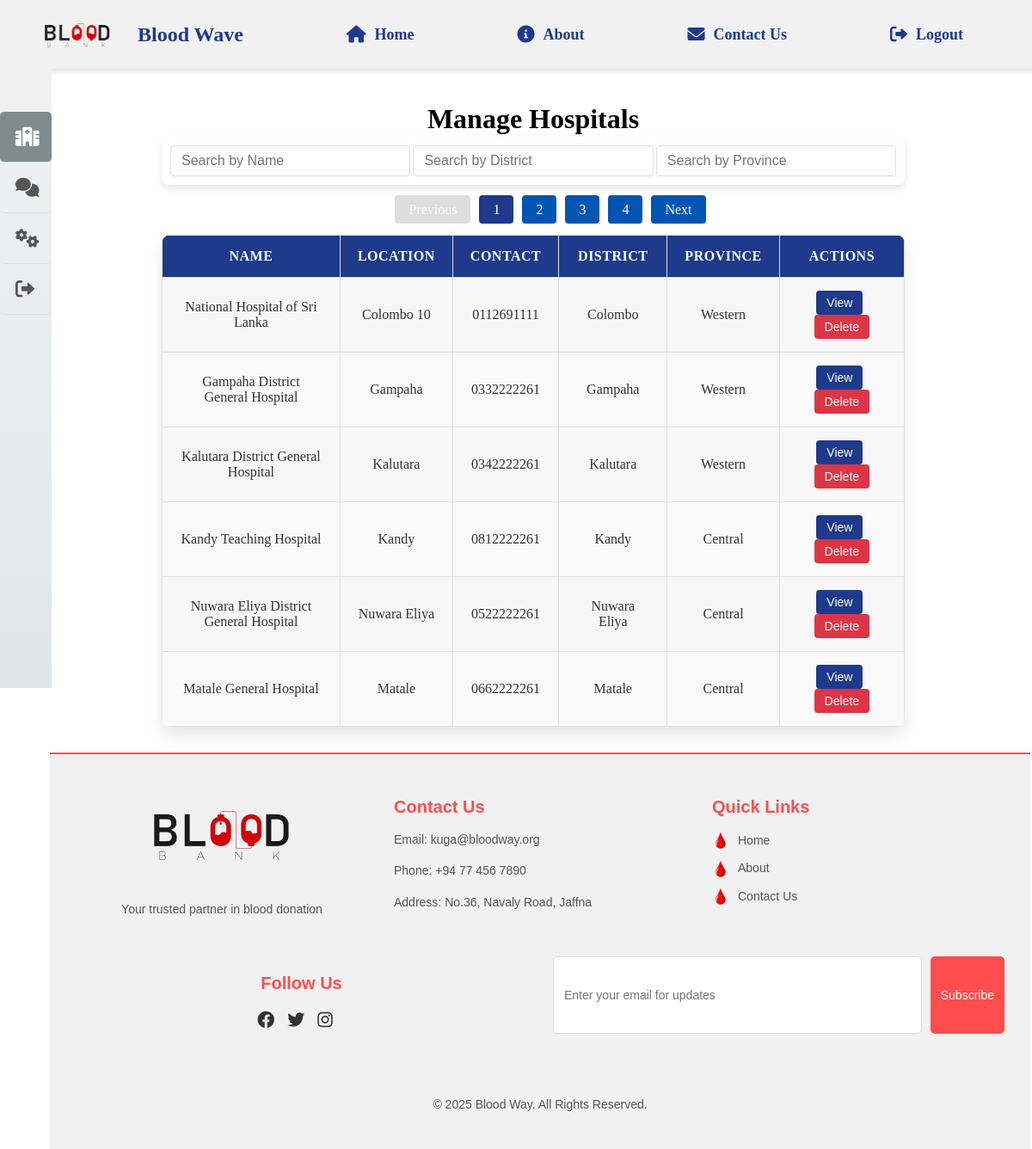
Page /manage_hospitals.php (signed in) on the committed database.
### tables this page shows
CREATE TABLE `hospitals` (
  `id` int(11) NOT NULL,
  `name` varchar(255) NOT NULL,
  `location` varchar(255) DEFAULT NULL,
  `contact` varchar(100) DEFAULT NULL,
  `created_at` timestamp NOT NULL DEFAULT current_timestamp(),
  `province` varchar(255) DEFAULT NULL,
  `district` varchar(255) DEFAULT NULL,
  `img` varchar(255) DEFAULT NULL,
  `phone` varchar(100) DEFAULT NULL,
  `website` varchar(255) DEFAULT NULL,
  `username` varchar(255) NOT NULL,
  `email` varchar(255) NOT NULL,
  `password` varchar(255) NOT NULL
);

### manage_hospitals.php (the view, shortened to what this page needs)
<?php include 'navbar.php'; ?>
<?php include 'sidebar.php'; ?>
<?php
$limit = 6;
$page = isset($_GET['page']) ? (int)$_GET['page'] : 1;
$offset = ($page - 1) * $limit;
$query = "SELECT * FROM hospitals LIMIT $limit OFFSET $offset";
$result = mysqli_query($conn, $query);
$countQuery = "SELECT COUNT(*) FROM hospitals";
$countResult = mysqli_query($conn, $countQuery);
$totalHospitals = mysqli_fetch_row($countResult)[0];
$totalPages = ceil($totalHospitals / $limit);
?>
<!DOCTYPE html>
<html lang="en">
<head>
</head>
<div class="content">
    <div class="container">
        <h1>Manage Hospitals</h1>
        <div class="search-bar">
            <input type="text" id="search-name" placeholder="Search by Name" onkeyup="searchHospitals()">
            <input type="text" id="search-district" placeholder="Search by District" onkeyup="searchHospitals()">
            <input type="text" id="search-province" placeholder="Search by Province" onkeyup="searchHospitals()">
        </div>
    <ul class="pagination">
        <li class="<?= $page <= 1 ? 'disabled' : '' ?>">
            <a href="?page=<?= $page - 1 ?>">Previous</a>
        </li>
        <?php for ($i = 1; $i <= $totalPages; $i++): ?>
            <li class="<?= $i == $page ? 'active' : '' ?>">
                <a href="?page=<?= $i ?>"><?= $i ?></a>
            </li>
        <?php endfor; ?>
        <li class="<?= $page >= $totalPages ? 'disabled' : '' ?>">
            <a href="?page=<?= $page + 1 ?>">Next</a>
        </li>
    </ul>
        <table id="hospital-table">
            <thead>
                <tr>
                    <th>Name</th>
                    <th>Location</th>
                    <th>Contact</th>
                    <th>District</th>
                    <th>Province</th>
                    <th>Actions</th>
                </tr>
            </thead>
            <tbody id="hospital-tbody">
                <?php
                while ($row = mysqli_fetch_assoc($result)) {
                    echo "<tr>";
                    echo "<td>" . $row['name'] . "</td>";
                    echo "<td>" . $row['location'] . "</td>";
                    echo "<td>" . $row['phone'] . "</td>";
                    echo "<td>" . $row['district'] . "</td>";
                    echo "<td>" . $row['province'] . "</td>";
                    echo "<td>
                            <button class='action-btn' onclick='viewHospital(" . $row['id'] . ")'>View</button>
                            <button class='delete-btn' onclick='confirmDelete(" . $row['id'] . ", \"" . addslashes($row['name']) . "\")'>Delete</button>
                          </td>";
                    echo "</tr>";
                }
                ?>
            </tbody>
        </table>
    </div>
</div>
<div class="content2">
    <?php include 'footer.php'; ?>
</div>
</body>
</html>

### navbar.php (shortened to what this page needs)
<!DOCTYPE html>
<html lang="en">
<head>
  <link rel="stylesheet" href="css/navbar.css">
  <link rel="stylesheet" href="https://cdnjs.cloudflare.com/ajax/libs/font-awesome/6.0.0-beta3/css/all.min.css">
</head>
<body>
<div class="fix">
<div class="navbar">
  <div class="brand">
    <img src="img/logo.png" class="blood-drop">
    <span>Blood Wave</span>
  </div>
  <div class="nav-links">
    <a href="index.php"><i class="fas fa-home"></i> Home</a>
    <a href="about.php"><i class="fas fa-info-circle"></i> About</a>
    <a href="contactUs.php"><i class="fas fa-envelope"></i> Contact Us</a>
    <?php if (isset($_SESSION['admin_id'] )||isset($_SESSION['user_id'] )): ?>
      <a href="logout.php"><i class="fas fa-sign-out-alt"></i> Logout</a>
    <?php else: ?>
      <a href="login.php"><i class="fas fa-sign-in-alt"></i> Login</a>
    <?php endif; ?>
  </div>
</div>
</div>
</body>
</html>

### sidebar.php (shortened to what this page needs)
<!DOCTYPE html>
<html lang="en">
<head>
    <link rel="stylesheet" href="https://cdnjs.cloudflare.com/ajax/libs/font-awesome/6.0.0-beta3/css/all.min.css">
</head>
<body>
    <div class="<?php echo isset($_SESSION['user_id']) ? 'sidebar user-sidebar' : 'sidebar'; ?>">
        <?php if (isset($_SESSION['admin_id'])): ?>
            <div class="logo">
            </div>
            <ul class="nav-links">
                <li><a href="manage_hospitals.php" data-tooltip="Manage Hospitals"><i class="fas fa-hospital"></i> <span>Manage Hospitals</span></a></li>
                <li><a href="view_feedback.php" data-tooltip="View Feedback"><i class="fas fa-comments"></i> <span>View Feedback</span></a></li>
                <li><a href="settings.php" data-tooltip="Settings"><i class="fas fa-cogs"></i> <span>Settings</span></a></li>
                <li><a href="logout.php" data-tooltip="Logout"><i class="fas fa-sign-out-alt"></i> <span>Logout</span></a></li>
            </ul>
        <?php endif; ?>
    </div>
</body>
</html>

### footer.php
<!DOCTYPE html>
<html lang="en">
<head>
    <link rel="stylesheet" href="css/footer.css">
    <link rel="stylesheet" href="https://cdnjs.cloudflare.com/ajax/libs/font-awesome/6.0.0-beta3/css/all.min.css" />
</head>
<body>
    <footer>
        <div class="gridRow-1">
            <div class="footer-column logo">
                <img src="img/logo.png" alt="Blood Bank Logo" style="width:250px;" />
                <p style="text-align:center;">Your trusted partner in blood donation</p>
            </div>
            <div class="footer-column">
                <h3>Contact Us</h3>
                <p>Email: kuga@bloodway.org</p>
                <p>Phone: +94 77 456 7890</p>
                <p>Address: No.36, Navaly Road, Jaffna</p>
            </div>
            <div class="footer-column quick-links">
                <h3>Quick Links</h3>
                <ul>
                    <li><a href="index.php">Home</a></li>
                    <li><a href="about.php">About</a></li>
                    <li><a href="contactus.php">Contact Us</a></li>
                </ul>
            </div>
        </div>
        <div class="gridRow-2">
            <div class="footer-column" style="text-align:center;">
                <h3>Follow Us</h3>
                <div class="social-icons" >
                    <a href="https://www.facebook.com" target="_blank" aria-label="Facebook" >
                        <i class="fab fa-facebook"></i>
                    </a>
                    <a href="https://www.twitter.com" target="_blank" aria-label="Twitter">
                        <i class="fab fa-twitter"></i>
                    </a>
                    <a href="https://www.instagram.com" target="_blank" aria-label="Instagram">
                        <i class="fab fa-instagram"></i>
                    </a>
                </div>
            </div>
            <div class="footer-column newsletter-form">
                <input type="email" placeholder="Enter your email for updates" aria-label="Enter your email" />
                <button type="submit" aria-label="Subscribe to newsletter">Subscribe</button>
            </div>
        </div>
        <div class="copyright">
            <p>&copy; 2025 Blood Way. All Rights Reserved.</p>
        </div>
    </footer>
</body>
</html>

### css/navbar.css (style rules this page uses)
body { margin: 0; padding: 0; }
.navbar { background-color: #F1F1F1; display: flex; justify-content: space-between; align-items: center; box-shadow: 0 4px 6px rgba(0, 0, 0, 0.1); position: fixed; top: 0; left: 0; width: 100%; height: 80px; z-index: 1000; }
.navbar .brand { display: flex; align-items: center; padding: 0 10px; }
.navbar .brand img.blood-drop { height: 60px; margin-right: 10px; }
.navbar .brand span { font-size: 24px; font-weight: bold; color: #1E3A8A; }
.navbar .nav-links { display: flex; gap: 20px; }
.navbar .nav-links a { text-decoration: none; color: #1E3A8A; font-size: 20px; font-weight: bold; position: relative; transition: color 0.3s ease; padding: 0 30px; }

### css/footer.css (style rules this page uses)
footer { background-color: #F1F1F1; color: #333; padding: 30px; font-family: Arial, sans-serif; border-top: 2px solid #ff4d4d; display: grid; grid-template-columns: 1fr; grid-template-rows: auto auto; gap: 30px; }
footer .gridRow-1 { display: flex; justify-content: space-between; gap: 30px; flex-wrap: wrap; }
footer .gridRow-2 { display: flex; justify-content: space-between; gap: 30px; flex-wrap: wrap; }
footer .footer-column { flex: 1; min-width: 250px; }
.logo { display: flex; justify-content: center; align-items: center; flex-direction:column; }
footer .footer-column h3 { font-size: 20px; margin-bottom: 15px; color: #ff4d4d; }
footer .footer-column p, footer .footer-column a { font-size: 14px; line-height: 1.6; color: #555; text-decoration: none; }
footer .footer-column .social-icons a { color: #333; margin-right: 15px; font-size: 20px; transition: color 0.3s ease; }
footer .footer-column .social-icons { display: flex; justify-content: center; align-items: center; }
footer .footer-column.newsletter-form { display: flex; gap: 10px; }
footer .footer-column.newsletter-form input { padding: 12px; font-size: 14px; border: 1px solid #ddd; border-radius: 5px; width: 500px; max-width: 100%; transition: border 0.3s ease; }
footer .footer-column.newsletter-form button { padding: 12px; background-color: #ff4d4d; color: white; border: none; border-radius: 5px; cursor: pointer; font-size: 14px; transition: background-color 0.3s ease; }
footer .copyright { text-align: center; margin-top: 30px; font-size: 14px; color: #555; }
footer .quick-links ul { list-style: none; padding-left: 0; }
footer .quick-links li { position: relative; padding-left: 30px; }
footer .quick-links li::before { content: ''; position: absolute; left: 0; top: 50%; transform: translateY(-50%); width: 20px; height: 20px; background-image: url('../img/blood.png'); background-size: cover; background-repeat: no-repeat; }
footer .quick-links li { margin-bottom: 10px; }
footer .quick-links a { color: #555; text-decoration: none; font-size: 14px; }

### navbar.php (style rules this page uses)
body { margin: 0; padding: 0; }
.navbar { position: fixed; background-color: #F1F1F1; display: flex; justify-content: space-between; align-items: center; box-shadow: 0 4px 6px rgba(0, 0, 0, 0.1); position: fixed; top: 0; left: 0; width: 100%; height: 80px; z-index: 1000; padding: 0 20px; transition: all 0.3s ease; }
.navbar .brand { display: flex; align-items: center; justify-content: space-between; }
.navbar .brand img.blood-drop { height: 60px; margin-right: 10px; }
.navbar .brand span { font-size: 24px; font-weight: bold; color: #1E3A8A; }
.navbar .nav-links { display: flex; gap: 20px; align-items: center; transition: opacity 0.5s ease; padding: 0 50px; }
.navbar .nav-links a { text-decoration: none; color: #1E3A8A; font-size: 18px; font-weight: bold; position: relative; padding: 10px 50px; transition: color 0.3s ease, background-color 0.3s ease; display: flex; align-items: center; }
.navbar .nav-links a i { margin-right: 10px; font-size: 20px; }
.navbar { transition: background-color 0.3s ease, height 0.3s ease; }

### rows in the picture
hospitals: name "National Hospital of Sri Lanka", location "Colombo 10", phone "0112691111", district "Colombo", province "Western"
hospitals: name "Gampaha District General Hospital", location "Gampaha", phone "0332222261", district "Gampaha", province "Western"
hospitals: name "Kalutara District General Hospital", location "Kalutara", phone "0342222261", district "Kalutara", province "Western"
hospitals: name "Kandy Teaching Hospital", location "Kandy", phone "0812222261", district "Kandy", province "Central"
hospitals: name "Nuwara Eliya District General Hospital", location "Nuwara Eliya", phone "0522222261", district "Nuwara Eliya", province "Central"
hospitals: name "Matale General Hospital", location "Matale", phone "0662222261", district "Matale", province "Central"
